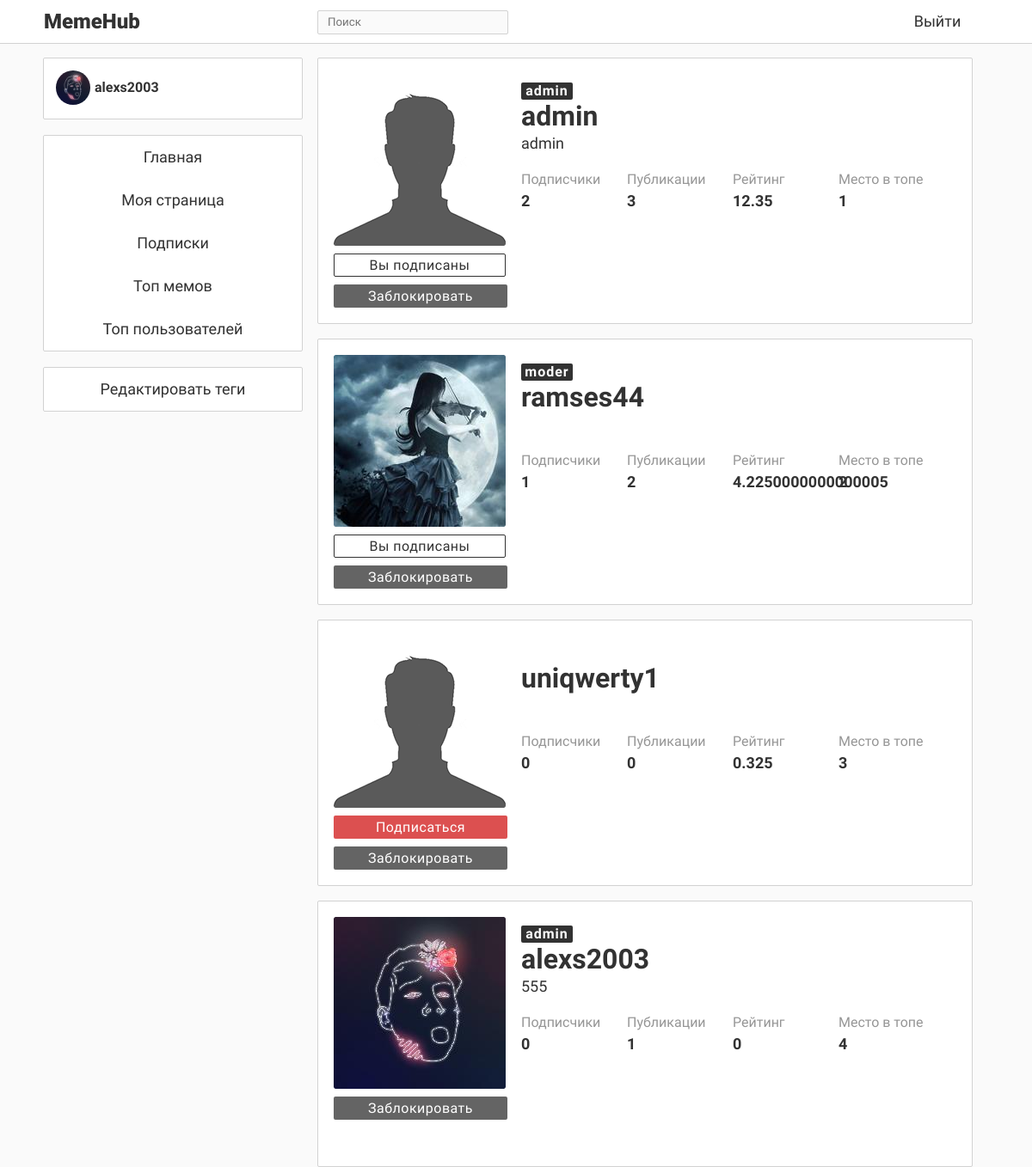
Screenshot of /top_users (signed in) with the database file from the repository.
### data/users.py (models this page shows, shortened)
class User(SqlAlchemyBase, UserMixin, SerializerMixin):
    __tablename__ = 'users'
    id = sqlalchemy.Column(sqlalchemy.Integer,
                           primary_key=True, autoincrement=True)
    email = sqlalchemy.Column(sqlalchemy.String, unique=True, index=True, nullable=False)
    role = sqlalchemy.Column(sqlalchemy.Integer, default=0)
    hashed_password = sqlalchemy.Column(sqlalchemy.String, nullable=False)
    alias = sqlalchemy.Column(sqlalchemy.String, nullable=False)  # То, как пользователь подписан у других
    about = sqlalchemy.Column(sqlalchemy.String, nullable=True)
    bdate = sqlalchemy.Column(sqlalchemy.DateTime, nullable=True)
    memes = orm.relation("Meme", back_populates='author_')
    avatar = sqlalchemy.Column(sqlalchemy.String, default='default.png')
    liked = orm.relation("Meme", secondary='likes', backref='user', lazy='dynamic')
    repostes = orm.relation("Repost", back_populates='user_')
    subscribed = orm.relationship("User", secondary='subscribes',
                                  primaryjoin=(followers.c.subscriber == id),
                                  secondaryjoin=(followers.c.author == id),
                                  backref='subscriber', lazy='dynamic')
    subscribers = orm.relation("User", secondary='subscribes',
                               primaryjoin=(followers.c.author == id),
                               secondaryjoin=(followers.c.subscriber == id),
                               backref='author', lazy='dynamic')
    rating = sqlalchemy.Column(sqlalchemy.Integer, default=0)
    is_blocked = sqlalchemy.Column(sqlalchemy.Boolean, default=False)

### main.py (the view)
@app.route('/top_users')
def top_users():
    ses = db_session.create_session()
    users = ses.query(User).filter(User.id != 0).all()
    users = sorted(users, key=lambda x: x.rating, reverse=True)[:USER_TOP]
    data = gen_data(do_get_content=False)
    data['content'] = [get_user_page_data(u.id) for u in users]
    data['type'] = 'users'
    with open('data.json', 'w') as f:
        print(data, file=f)
    return render_template('top_users.html', data=data, title='Топ пользователей')

### auxiliary/user_selector.py (called while the page is built)
def gen_user_info(uid, self_uid=0):
    ses = create_session()
    user = ses.query(User).get(uid)
    me = ses.query(User).get(self_uid)
    users = ses.query(User).filter(User.id != 0).all()
    users = sorted(users, key=lambda x: x.rating, reverse=True)[:USER_TOP]
    return {
        'is_page': True,
        'user_img': user.avatar,
        'type': 'other',
        'role': ROLES[user.role],
        'status': user.about,
        'subs': len(list(user.subscribers)),
        'posts': len(list(user.memes)) + len(list(user.repostes)),
        'rating': user.rating,
        'top': users.index(user) + 1,
        'username': user.alias,
        'user_id': uid,
        'error_message': '',
        'is_sub': me in user.subscribers,
        'is_block': user.is_blocked
    }

### data/db_session.py (called while the page is built)
def create_session() -> Session:
    global __factory
    return __factory()

### gen_api.py (called while the page is built)
@blueprint.route('/get_user_info/<int:uid>')
def generate_user_info(uid):
    ses = db_session.create_session()
    user = ses.query(User).get(uid)
    return {
        'is_auth': True,
        'user_img': url_for('static', filename=f'img/avatars/{user.avatar}'),
        'id': uid,
        'alias': user.alias,
        'role': ROLES[user.role]
    }

### main.py (called while the page is built)
def gen_data(do_get_content=True):
    info = dict(is_auth=False)
    if current_user.is_authenticated:
        info = generate_user_info(current_user.get_id())
    if do_get_content:
        if current_user.is_authenticated:
            res = get_content(uid=current_user.get_id()).json
        else:
            res = get_content().json
    else:
        res = {}
    res['user_page'] = dict(is_page=False)
    res['info'] = info  # Совмещаем данные в один словарь
    res['k'] = res.get('k', 1)
    return res  # Возвращаем его

@login_manager.user_loader
def load_user(user_id):
    session = db_session.create_session()
    return session.query(User).get(user_id)

### templates/top_users.html (shortened to what this page needs)
{% extends "base.html" %}
{% block content %}
    {% for user in data['content'] %}
        <div class="meme_block">
        <div class="head_block">
            <div class="img_sub_block">
                <div class="img_block">
                    <img src="{{ user['user_img'] }}" class="up_img_other">
                </div>
                <div class="sub_block">
                    {% if user['type'] != 'me' %}
                        {% if user['is_sub'] %}
                            <div class="sub_button sub_button_true" id="sub-button{{ user['user_id'] }}" onclick="sub_click({{ user['user_id'] }})">Вы подписаны</div>
                        {% else %}
                            <div class="sub_button sub_button_false" id="sub-button{{ user['user_id'] }}" onclick="sub_click({{ user['user_id'] }})">Подписаться</div>
                        {% endif %}
                    {% endif %}
                    {% if data['info']['role'] == 'admin' %}
                        {% if user['is_block'] %}
                            <div class="sub_button block_button_true" id="block-button{{ user['user_id'] }}" onclick="block_click({{ user['user_id'] }})">Разблокировать</div>
                        {% else %}
                            <div class="sub_button block_button_false" id="block-button{{ user['user_id'] }}" onclick="block_click({{ user['user_id'] }})">Заблокировать</div>
                        {% endif %}
                    {% endif %}
                </div>
            </div>
            <div class="username_block">
                <div class="up_role">
                    {% if user['role'] != 'user' %}
                        <div class="admin_role">{{ user['role'] }}</div>
                    {% endif %}
                </div>
                    <div class="up_text_block_other up_username_div_other">
                        <div class="up_text_block_input_other up_username_other" ><a href="/author/{{ user['user_id'] }}">{{ user['username'] }}</a></div>
                    </div>
                    <div class="up_text_block_other up_status_div_other">
                        <div class="up_text_block_input_other up_status_other up_text_block_input2_other">{{ user['status'] }}</div>
                    </div>
                <div class="info_block">
                    <div class="up_data_block">
                        <div class="up_data_block_part1">Подписчики</div>
                        <div class="up_data_block_part2" id="subs-number{{ user['user_id'] }}">{{ user['subs'] }}</div>
                    </div>
                    <div class="up_data_block">
                        <div class="up_data_block_part1">Публикации</div>
                        <div class="up_data_block_part2">{{ user['posts'] }}</div>
                    </div>
                    <div class="up_data_block">
                        <div class="up_data_block_part1">Рейтинг</div>
                        <div class="up_data_block_part2">{{ user['rating'] }}</div>
                    </div>
                    <div class="up_data_block">
                        <div class="up_data_block_part1">Место в топе</div>
                        <div class="up_data_block_part2">{{ user['top'] }}</div>
                    </div>
                </div>
            </div>
        </div>
        </div>
    {% endfor %}
{% endblock %}

### templates/base.html (shortened to what this page needs)
<!doctype html>
<html lang="ru">
    <head>
        <link rel="stylesheet" type="text/css" href="../../static/css/main_css.css">
        <link rel="stylesheet" type="text/css" href="../../static/css/base_css.css">
        <link rel="stylesheet" type="text/css" href="../../static/css/reg_log_css.css">
        <link rel="stylesheet" type="text/css" href="../../static/css/user_page_css.css">
        <link rel="stylesheet" type="text/css" href="../../static/css/publish_css.css">
        <link rel="stylesheet" type="text/css" href="../../static/css/subscribes_css.css">
    </head>
    <body class="bg_style"
    >
        <div class="navigation">
            <div class="nav_block">
                <div class="logo">MemeHub</div>
                <div class="search_block">
                    <div class="search_div">
                        <input class="search" placeholder="Поиск" onkeypress="return SearchEnter(event)" id="search">
                    </div>
                </div>
                {% if data['info']['is_auth'] %}
                    <a class="nav_buttons nav_button1" href="/logout">Выйти</a>
                {% else %}
                    <a class="nav_buttons nav_button1" href="/login">Войти</a>
                    <a class="nav_buttons nav_button2" href="/register">Регистрация</a>
                {% endif %}
            </div>
        </div>
        <div class="content_block">
            <div class="left_block">
                {% if data['info']['is_auth'] %}
                    <div class="menu_block menu_block2">
                        <div class="my_page" onClick="window.location='/me'">
                            <div class="test">
                                <a><img src="{{ data['info']['user_img'] }}" class="author_img"></a>
                                <div class="author_name"><a>{{ data['info']['alias'] }}</a></div>
                            </div>
                        </div>
                    </div>
                {% endif %}
                <div class="menu_block menu_block1">
                    <div class="menu_section" onClick="window.location='/'">Главная</div>
                    {% if data['info']['is_auth'] %}
                        <div class="menu_section" onClick="window.location='/me'">Моя страница</div>
                        <div class="menu_section" onClick="window.location='/subscribed'">Подписки</div>
                    {% endif %}
                    <div class="menu_section" onClick="window.location='/top_memes'">Топ мемов</div>
                    <div class="menu_section" onClick="window.location='/top_users'">Топ пользователей</div>
                </div>
                {% if data['info']['role'] == 'admin' %}
                    <div class="menu_block menu_block1">
                        <div class="menu_section" onClick="window.location='/addtag'">Редактировать теги</div>
                    </div>
                {% endif %}
            </div>
            <div class="center_block">
                {% block content %}{% endblock %}
            </div>
        </div>
    </body>
</html>

### static/css/main_css.css (style rules this page uses)
.meme_block { background-color: rgb(255,255,255); border: 0px solid #646464; border-radius: 2px; padding: 0px; width: 95%; margin: 0 auto; border: 1px solid rgb(210,210,210); padding-bottom: 0px; margin-bottom: 17px; min-width: 400px; max-width: 800px; }
.author_img { width: 40px; height: 40px; object-fit: cover; float:left; display: inline-block; border-radius: 40px; }
.author_name { float: center; text-align: left; display: inline-block; line-height: 40px; width: 50%; text-indent: 5px; font-weight: bold; color: rgb(50,50,50); padding: 0px; font-size: medium; font-family: BoldFont; }
.bg_style { background-color: rgb(250,250,250); }
a { text-decoration: none; color: rgb(50,50,50); }

### static/css/base_css.css (style rules this page uses)
.navigation { list-style-type: none; margin-top: 0; padding: 0; overflow: hidden; background-color: rgb(255,255,255); border-bottom: 1px solid rgb(210,210,210); width: 100%; position: fixed; top: 0; left: 0; max-height: 50px; height: 50px; z-index: 999999; }
.search { outline: none; border: none; color: rgb(50,50,50); width: 90%; height: 80%; display: block; margin-left: auto; margin-right: auto; margin-top: 1px; font-family: RegularFont; background-color: rgb(250,250,250); }
.search_div { border: 1px solid rgb(210,210,210); width: 100%; height: 26px; margin-top: 12px; margin-bottom: 12px; margin-left: auto; margin-right: auto; float: center; border-radius: 2px; background-color: rgb(250,250,250); }
.left_block { width: 300px; height: 400px; position: fixed; float: left; z-index: 9999; }
.menu_block { width: 300px; border-radius: 2px; border: 1px solid rgb(210,210,210); background-color: rgb(255,255,255); }
.menu_block1 { margin-bottom: 18px; }
.menu_block2 { height: 70px; margin-bottom: 18px; }
.menu_section { width: 100%; height: 50px; font-family: RegularFont; line-height: 50px; text-align: center; color: rgb(50,50,50); font-size: large; -moz-user-select: none; -khtml-user-select: none; -webkit-user-select: none; user-select: none; }
.center_block { margin-left: 300px; width: 800px; min-width: 400px; max-width: 800px; }
.content_block { width: 1100px; height: 1000px; margin-top: 67px; margin-left: auto; margin-right: auto; max-width: 99%; }
.logo { float: left; font-family: BlackFont; text-align: left; color: rgb(50,50,50); font-size: x-large; height: 50px; line-height: 50px; display: block; width: 15%; padding-left: 1px; background-color: rgb(0,0,255) display: inline-block; -moz-user-select: none; -khtml-user-select: none; -webkit-user-select: none; user-select: none; }
.nav_block { width: 1100px; margin-left: auto; margin-right: auto; height: 100%; background-color: rgb(0,255,0) white-space: nowrap; }
.search_block { float: left; height: 100%; width: 20%; display: inline-block; margin-left: 153px; }
.nav_buttons { float: right; font-family: RegularFont; text-align: center; color: rgb(50,50,50); font-size: large; height: 50px; line-height: 50px; display: block; padding-left: 1px; display: inline-block; -moz-user-select: none; -khtml-user-select: none; -webkit-user-select: none; user-select: none; }
.nav_button1 { width: 80px; margin-right: 20px; }
.my_page { width: 100%; height: 100%; padding-top: 14px; padding-left: 14px; }

### rows the page displays
User: info.alias "alexs2003", shows a picture, role "admin", username "alexs2003", status "555", subs "0", posts "1", rating "0", top "4"
User: role "admin", username "admin", status "admin", subs "2", posts "3", rating "12.35", top "1"
User: shows a picture, role "moder", username "ramses44", subs "1", posts "2", rating "4.2250000000000005", top "2"
User: username "uniqwerty1", subs "0", posts "0", rating "0.325", top "3"
